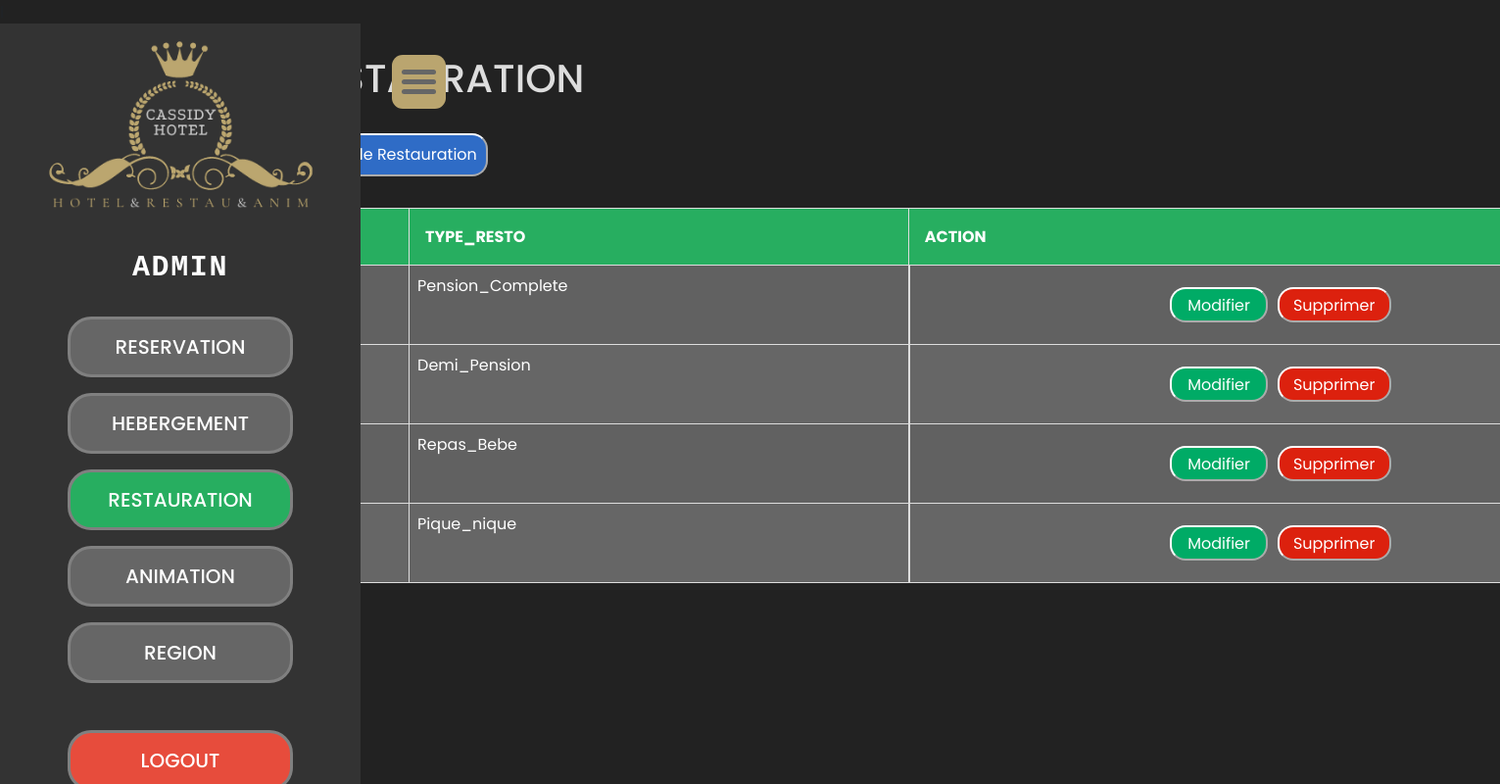
Screenshot of /cvven/Vue/admin_resto.php (signed in) with the database file from the repository.
### tables this page shows
CREATE TABLE `Restauration` (
  `ID` int(11) NOT NULL,
  `Type_Resto` varchar(50) NOT NULL
);

### cvven/Modele/admin_resto/restauration.php (shortened to what this page needs)
<?php
    $database = new Connection();
    $db = $database->open();
    try{
        $sql = 'SELECT * FROM Restauration';
        foreach ($db->query($sql) as $row) {
        ?>
            <tr>
                <td><?php echo htmlspecialchars($row['ID']); ?></td>
                <td><?php echo htmlspecialchars($row['Type_Resto']); ?></td>
                <td class="td-edit-delete">
                    <a href="#edit_<?php echo htmlspecialchars($row['ID']); ?>" class="btn-edit" data-bs-toggle="modal"> Modifier</a>
                    <a href="#delete_<?php echo htmlspecialchars($row['ID']); ?>" class="btn-delete" data-bs-toggle="modal"> Supprimer</a>
                </td>
            </tr>
        <?php
        }
    }
    catch(PDOException $e){
        echo 'Il y a un problème de connexion :' . $e->getMessage();
    }
?>

### cvven/css/menu.css (style rules this page uses)
:root { --green:#27ae60; --orange:#f39c12; --red:#e74c3c; --black:#333; --light-color:#666; --white:#fff; --light-bg:#f6f6f6; --gray: rgb(173, 170, 170) ; --border:.3rem solid rgba(0, 0, 0, 0.47); --box-shadow:0 .5rem 1rem rgba(0,0,0,.1); }
* { margin: 0; padding: 0; }

### cvven/css/admin.css (style rules this page uses)
:root { --green:#27ae60; --orange:#f39c12; --red:#e74c3c; --black:#333; --blue: #2f6cc6; --green1: #00ab66; --red1:#dc210e; --moreblack: #222; --light-color:#666; --white:#fff; --light-bg:#f6f6f6; --white-light:#f2f2f2; --border:.3rem solid rgba(0, 0, 0, 0.47); --box-shadow:0 .5rem 1rem rgba(0,0,0,.1); }
* { margin: 0; padding: 0; }
html { background-color: var(--moreblack); }
body { background-color: var(--moreblack); }
tr,td { padding: .2rem 3rem; background-color: #666; border: 1px solid #ddd; color: #fff; }
td { height: 4rem; }
td a { color: #fff; background-color: rgba(51, 51, 51, 0.639); text-decoration: none; }
.btn-edit { display: flex; justify-content: center; align-items: center; margin: .3rem; width: 6rem; height: 2rem; background-color: var(--green1); border: 2px outset #fff; border-radius: 1rem; color: #fff; transition: .3s; }
.btn-delete { display: flex; justify-content: center; align-items: center; margin: .3rem; width: 7rem; height: 2rem; background-color: var(--red1); border: 2px outset #fff; border-radius: 1rem; color: #fff; transition: .3s; }
td.td-edit-delete { display: flex; justify-content: center; align-items: center; }

### rows the page displays
restauration: Type_Resto "Pension_Complete"
restauration: Type_Resto "Demi_Pension"
restauration: Type_Resto "Repas_Bebe"
restauration: Type_Resto "Pique_nique"
